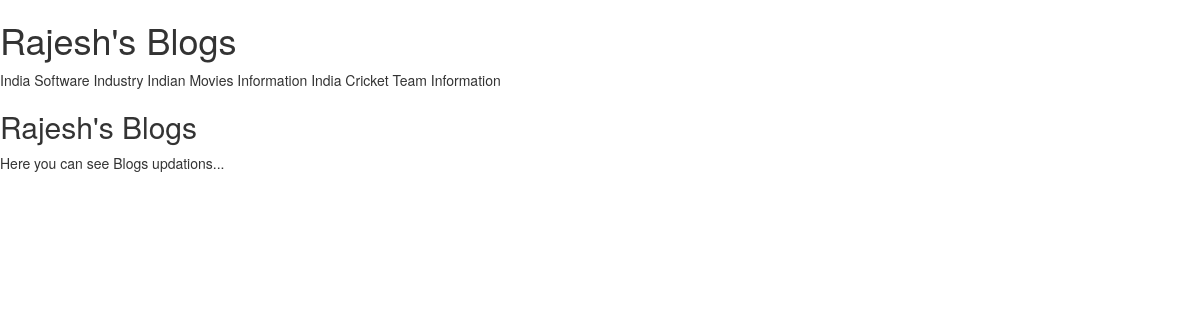
The page / on the database its author committed.
### blog/models.py (models this page shows, shortened)
class Post(models.Model):
    STATUS_CHOICES=(('draft','Draft'),('published','Published'))
    title=models.CharField(max_length=256)
    slug = models.SlugField(max_length=264, unique_for_date='publish')
    author=models.ForeignKey(User, related_name='blog_posts')
    body= models.TextField()
    publish = models.DateTimeField(default=timezone.now)
    created = models.DateTimeField(auto_now_add=True)
    updated = models.DateTimeField(auto_now=True)
    status = models.CharField(max_length=100, choices=STATUS_CHOICES,default='draft')
    class Meta:
        ordering=('-publish',)

### blog/views.py (the view)
# urls.py: url(r'^$', views.post_list_view),
def post_list_view(request):
    post_list = Post.objects.all()
    return render(request, 'blog/post_list.html',{'post_list':post_list})

### templates/blog/post_list.html (shortened to what this page needs)
{%extends 'blog/base.html'%}
    {%block content%}
    <h1>Rajesh's Blogs</h1>
    {%for post in post_list%}
            {{post.title}}
    {%endfor%}
    {%endblock%}

### rows shown on the page
Post: title "India Software Industry"
Post: title "Indian Movies Information"
Post: title "India Cricket Team Information"
